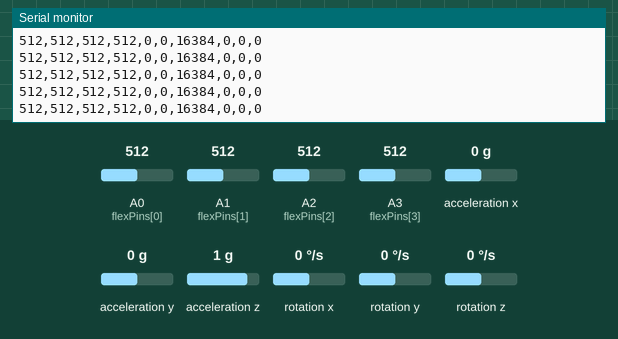
Bench run of a sketch on a simulated Arduino Uno, built with avr-gcc and run on an emulated ATmega328P. Shown: the last lines printed to the serial monitor. The test bench sets the inputs (shaded band); at power-on: A0 (flexPins[0]) = 512, A1 (flexPins[1]) = 512, A2 (flexPins[2]) = 512, A3 (flexPins[3]) = 512, acceleration x 0 g, acceleration y 0 g, acceleration z 1 g, rotation x 0 °/s, rotation y 0 °/s, rotation z 0 °/s.

Above: at 4.2 s.
4.3 s: A0 (flexPins[0]) set to 106
At 4.4 s:
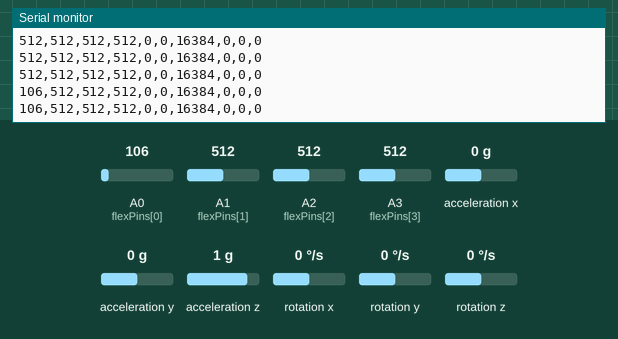
7.3 s: A0 (flexPins[0]) set to 90
At 7.31 s:
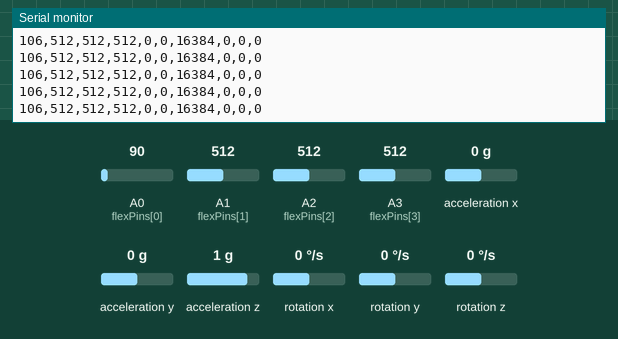
10.3 s: A1 (flexPins[1]) set to 107
At 11.1 s:
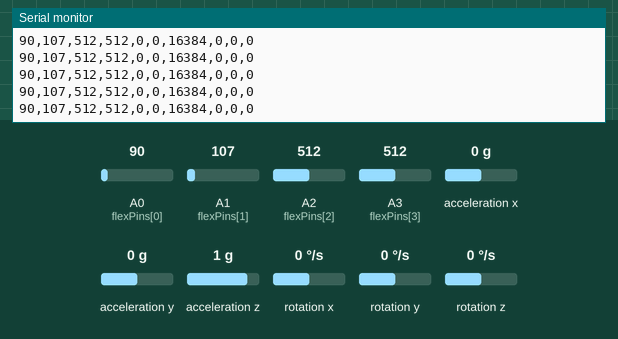
13.3 s: A1 (flexPins[1]) set to 93
At 14.1 s:
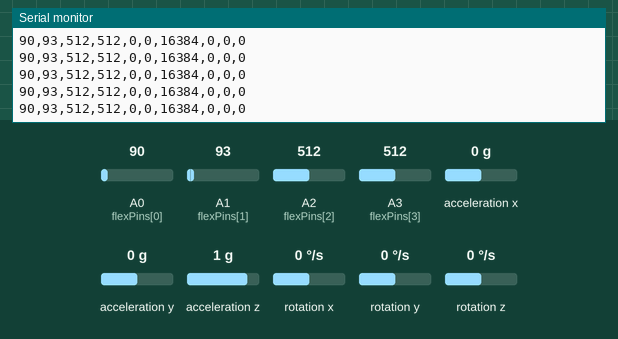
Timing chart, 0 to 16.3 s (numbered marks = the images above; inputs shaded):
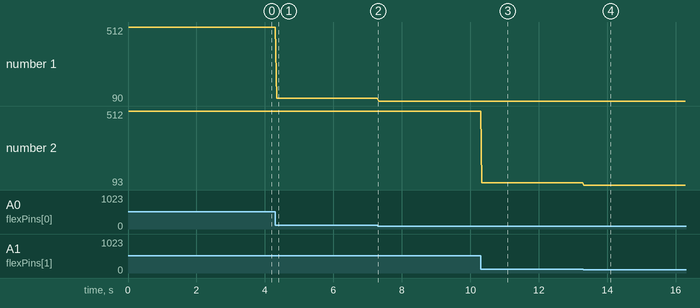

The sketch:

data_send.ino
```cpp
#include <Wire.h>
#include <MPU6050.h>
#include <SoftwareSerial.h>

MPU6050 mpu;
SoftwareSerial bt(10, 11);

int flexPins[4] = {A0, A1, A2, A3};

const unsigned long interval = 20;
unsigned long previousMillis = 0;

bool recording = true;
int sampleCount = 0;
const int maxSamples = 1000;

void setup() {
  Serial.begin(9600);
  bt.begin(9600);

  Wire.begin();
  mpu.initialize();

  if (mpu.testConnection()) {
    Serial.println("MPU OK");
    bt.println("MPU OK");
  } else {
    Serial.println("MPU FAILED");
    bt.println("MPU FAILED");
  }

  Serial.println("SYSTEM READY");
  bt.println("READY");
}

void loop() {
  unsigned long currentMillis = millis();

  if (currentMillis - previousMillis >= interval) {
    previousMillis = currentMillis;

    int f1 = analogRead(flexPins[0]);
    int f2 = analogRead(flexPins[1]);
    int f3 = analogRead(flexPins[2]);
    int f4 = analogRead(flexPins[3]);

    int16_t ax, ay, az;
    int16_t gx, gy, gz;
    mpu.getMotion6(&ax, &ay, &az, &gx, &gy, &gz);

    Serial.print(f1); Serial.print(",");
    Serial.print(f2); Serial.print(",");
    Serial.print(f3); Serial.print(",");
    Serial.print(f4); Serial.print(",");
    Serial.print(ax); Serial.print(",");
    Serial.print(ay); Serial.print(",");
    Serial.print(az); Serial.print(",");
    Serial.print(gx); Serial.print(",");
    Serial.print(gy); Serial.print(",");
    Serial.println(gz);

    bt.print(f1); bt.print(",");
    bt.print(f2); bt.print(",");
    bt.print(f3); bt.print(",");
    bt.print(f4); bt.print(",");
    bt.print(ax); bt.print(",");
    bt.print(ay); bt.print(",");
    bt.print(az); bt.print(",");
    bt.print(gx); bt.print(",");
    bt.print(gy); bt.println(gz);

    sampleCount++;

    if (sampleCount >= maxSamples) {
      sampleCount = 0;
    }
  }
}
```

Measured:
- after the input at 4.3 s, the serial monitor: prints a new line at once (image 1)
- after the input at 10.3 s, the serial monitor: prints a new line at once (image 3)
- after the input at 13.3 s, the serial monitor: prints a new line at once (image 4)
- plotted number 1: 512 → 106 after the input at 4.3 s, 106 → 90 after the input at 7.3 s
- plotted number 2: 512 → 107 after the input at 10.3 s, 107 → 93 after the input at 13.3 s
